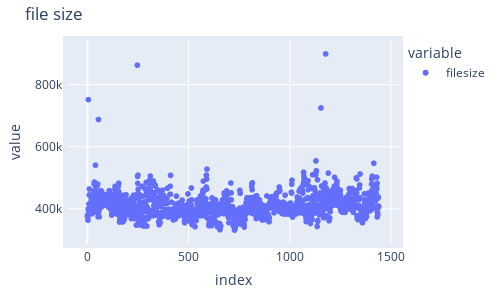

This figure's notebook cell:
### Markdown cell above
#### Step 2: Inspect the data

### Code cell
# check for null values
print('Null Value Count: ', df.isnull().sum().sum())

# is everything the same sample rate? 
print('Total Unique Sample Rates: ',df['sample_rate'].nunique())

# are our files mostly short and the same size?
fig = px.scatter(df['filesize'], title='file size',width=400, height=300)
fig.update_layout(
    autosize=False,
    width=500,
    height=300,margin=dict(
        l=10,
        r=10,
        b=10,
        t=40,
        pad=4
    ))
fig.show()

### Figure 1 — Plotly figure (JSON) as saved in the notebook; plotly's stock layout.template omitted (floating-point values rounded to 4 significant figures; data arrays with more than 128 entries replaced by an {"elided": "..."} marker saying what was removed)
{"data": [{"hovertemplate": "variable=filesize<br>index=%{x}<br>value=%{y}<extra></extra>", "legendgroup": "filesize", "marker": {"color": "#636efa", "symbol": "circle"}, "mode": "markers", "name": "filesize", "showlegend": true, "type": "scattergl", "x": {"elided": "1440 int values"}, "xaxis": "x", "y": {"elided": "1440 int values"}, "yaxis": "y"}], "layout": {"autosize": false, "height": 300, "legend": {"title": {"text": "variable"}, "tracegroupgap": 0}, "margin": {"b": 10, "l": 10, "pad": 4, "r": 10, "t": 40}, "title": {"text": "file size"}, "width": 500, "xaxis": {"anchor": "y", "domain": [0, 1], "title": {"text": "index"}}, "yaxis": {"anchor": "x", "domain": [0, 1], "title": {"text": "value"}}}}
